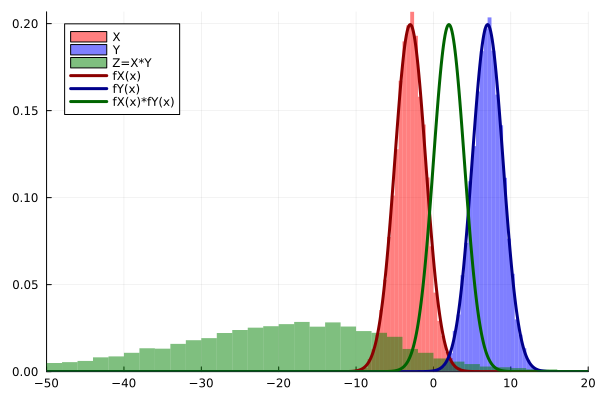

The script that saved this image:
using Distributions, Plots, Random, Colors

Random.seed!(420)

# DISTRIBUTIONS

μ1 = -3
μ2 = 7
σ1 = 2
σ2 = 2
n1 = Normal(μ1, σ1)
n2 = Normal(μ2, σ2)
μ12 = (μ1 * σ1^2 + μ2 * σ2^2) / (σ1^2 + σ2^2)
σ12 = (σ1^2 * σ2^2) / (σ1^2 + σ2^2)
n12 = Normal(μ12, σ12)

# DRAW SAMPLES

N = 10000
X_vals = rand(n1, N)
Y_vals = rand(n2, N)
Z_vals = X_vals .* Y_vals

# INITIALIZE PLOT

# min_x = minimum(vcat(X_vals, Y_vals, Z_vals))
# max_x = maximum(vcat(X_vals, Y_vals, Z_vals))
min_x = -50
max_x = 20
x = min_x:0.1:max_x
plot(xlims=(min_x, max_x), legend=:topleft)

# HISTOGRAMS

function hist(vals, label, color)
    histogram!(vals, label=label, normalize=:pdf, color=RGBA(color.r, color.g, color.b, 0.5), linealpha=0)
end

hist(X_vals, "X", colorant"red")
hist(Y_vals, "Y", colorant"blue")
hist(Z_vals, "Z=X*Y", colorant"green")

# PLOTS

function dist_plot(n, label, color)
    plot!(x, pdf.(n, x), label=label, linewidth=3, linecolor=color)
end

dist_plot(n1, "fX(x)", colorant"darkred")
dist_plot(n2, "fY(x)", colorant"darkblue")
dist_plot(n12, "fX(x)*fY(x)", colorant"darkgreen")

# DRAW

savefig("normal.png")
# gui()
# readline()
